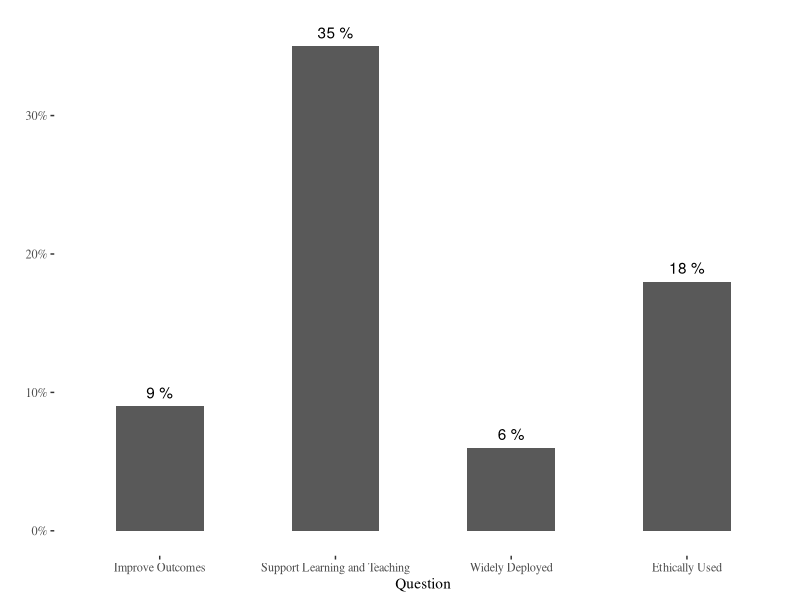
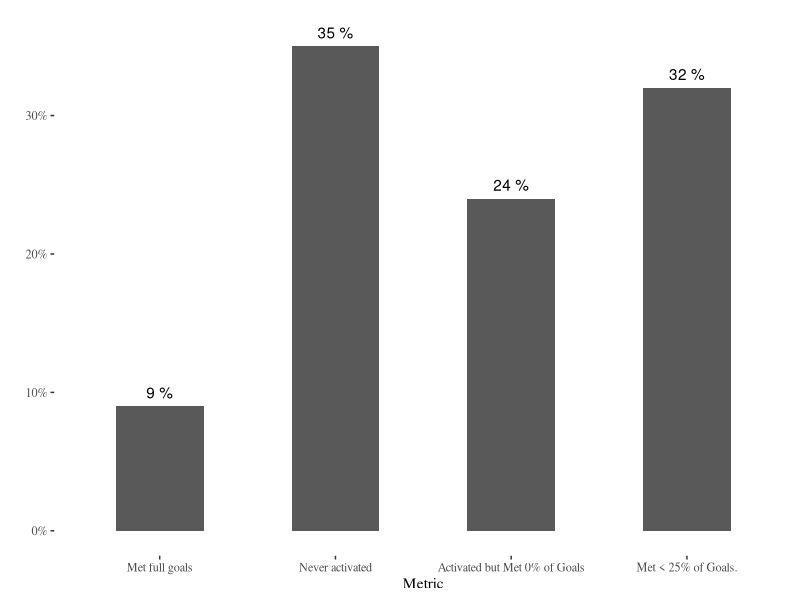
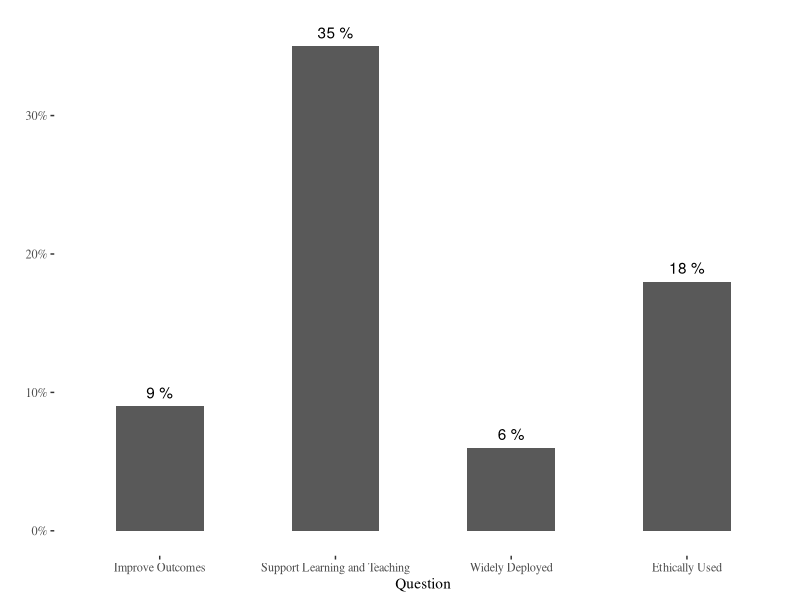
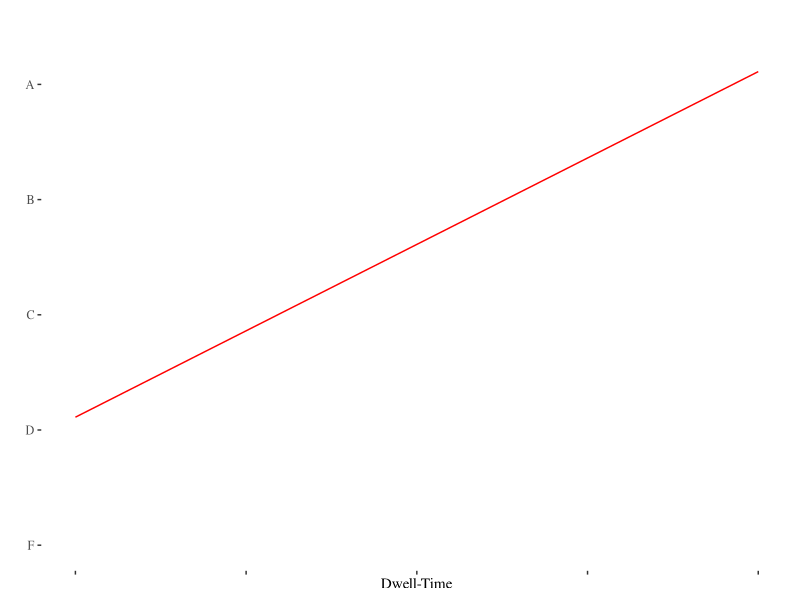
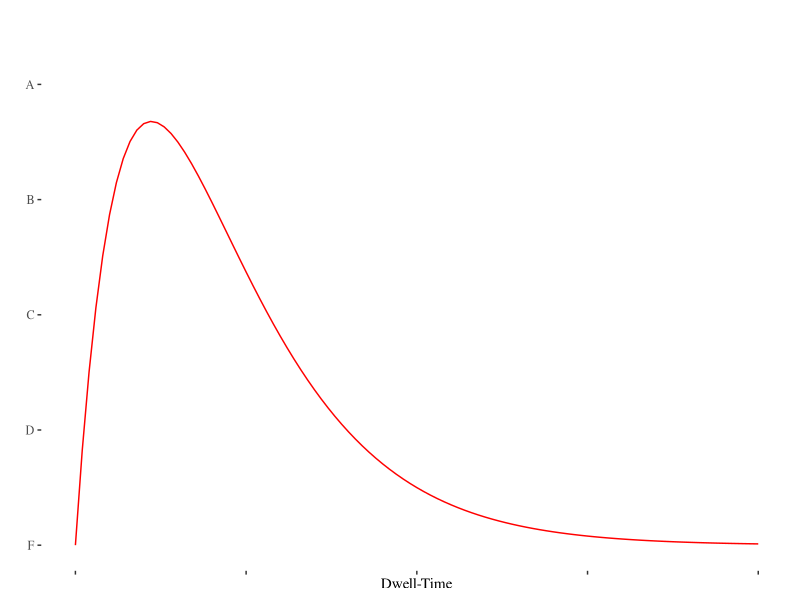
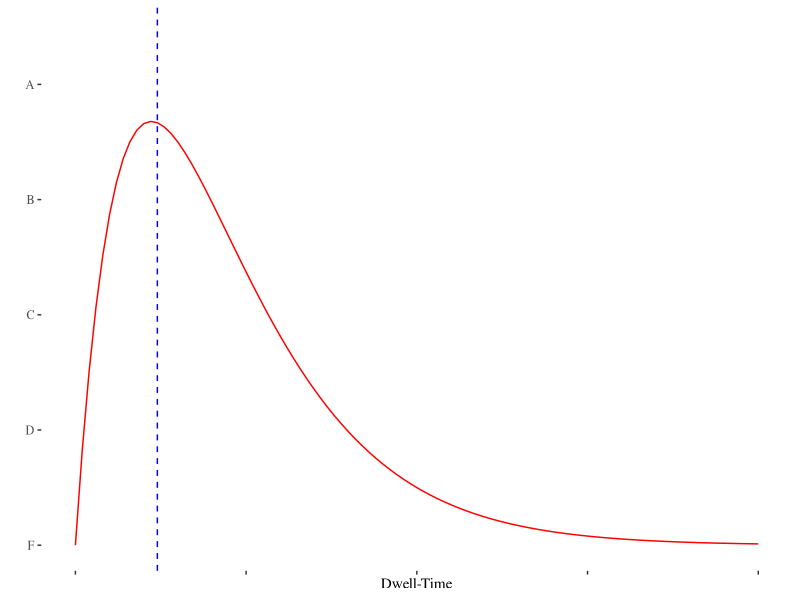

Here is the R script that generated these plots, in order:
## ---- chunk 1
knitr::opts_chunk$set(echo = FALSE)
library(tidyverse,quietly = TRUE)
library(ggthemes)
theme_set(theme_tufte())
## ---- chunk 2

myData <- tibble::tribble(
  ~Q, ~ V,
   "Improve Outcomes", .09,
   "Support Learning and Teaching", .35,
   "Widely Deployed", .06,
   "Ethically Used", .18
)
# Learning analytics can improve learning practice by transforming the ways we support learning processes. This study is based on the analysis of 252 papers on learning analytics in higher education published between 2012 and 2018. The main research question is: What is the current scientific knowledge about the application of learning analytics in higher education? The focus is on research approaches, methods and the evidence for learning analytics. The evidence was examined in relation to four earlier validated propositions: whether learning analytics i) improve learning outcomes, ii) support learning and teaching, iii) are deployed widely, and iv) are used ethically. The results demonstrate that overall there is little evidence that shows improvements in students' learning outcomes (9%) as well as learning support and teaching (35%). Similarly, little evidence was found for the third (6%) and the forth (18%) proposition. Despite the fact that the identified potential for improving learner practice is high, we cannot currently see much transfer of the suggested potential into higher educational practice over the years. However, the analysis of the existing evidence for learning analytics indicates that there is a shift towards a deeper understanding of students’ learning experiences for the last years.

myData %>% 
  ggplot(aes(fct_relevel(Q,c("Improve Outcomes", "Support Learning and Teaching", "Widely Deployed","Ethically Used")),V))+
  geom_col(width = .5)+
  geom_text(aes(label=paste(V*100,"%")),nudge_y =.01)+
  scale_y_continuous(labels = scales::percent)+
  xlab("Question")+ylab("") -> p1
p1
## ---- chunk 3
# 9% Met full goals
# 35% Never activated
# 24% Activated but met 0% of goals
# 32% Met < 50% of goals.
myData <- tribble(
  ~Q,~V,
"Met full goals", .09,
"Never activated", .35,
"Activated but Met 0% of Goals", .24,
"Met < 25% of Goals.", .32
)

myData %>% 
  ggplot(aes(fct_relevel(Q,c("Met full goals","Never activated","Activated but Met 0% of Goals","Met < 25% of Goals.")),V))+
  geom_col(width = .5)+
   geom_text(aes(label=paste(V*100,"%")),nudge_y =.01)+
  scale_y_continuous(labels = scales::percent)+
  xlab("Metric")+ylab("")

## ---- chunk 4
p1
## ---- chunk 5
ggplot(data = data.frame(x = 0), mapping = aes(x = x)) ->p

fun.1 <- function(x) 1+x*2.7
p <- p +
  ylab("")+xlab("Dwell-Time")+
   xlim(0,1)+
  scale_y_continuous(breaks = c(0,.9,1.8,2.7,3.6), labels=c("F","D","C","B","A"),
                     limits = c(0,4))+
   theme(
     #axis.title.x=element_blank(),
        axis.text.x=element_blank()
        #axis.ticks.x=element_blank()
        
        )
p + stat_function(fun = fun.1, color="red")
## ---- chunk 6
fun.2 <- function(x) dgamma(x,2,9)
p+stat_function(fun = fun.2, color="red")
## ---- chunk 7
p+stat_function(fun = fun.2, color="red")+
  geom_vline(xintercept = .12, lty=2, color='blue')
